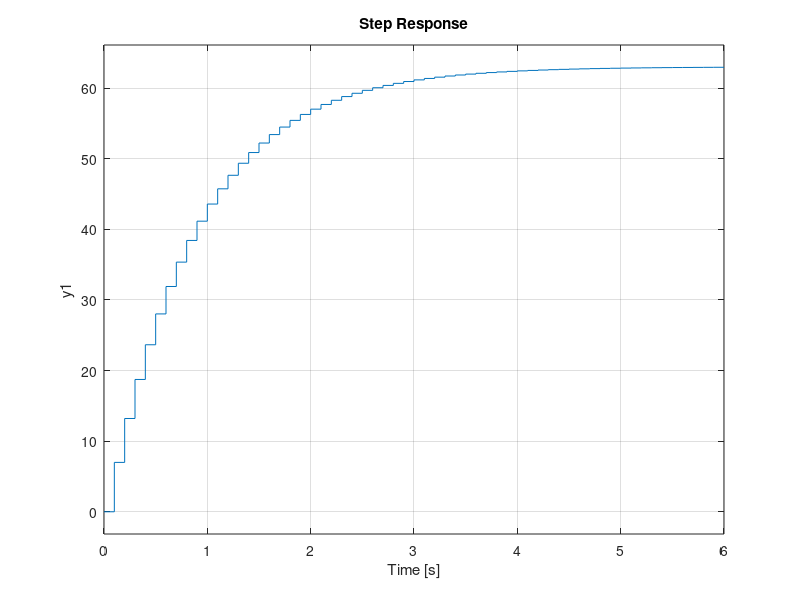

Reproduce this figure in MATLAB. (Note: this script raises an error after producing the figure.)
A = [
0
2
9
14
19
24
29
32
36
39
42
45
47
49
50
52
54
55
55
57
58
58
59
59
60
61
61
61
61
61
62
62
62
61
62
63
62
62
62
63
62
62
63
62
63
62
63
62
63
62
63
62
62
63
62
62
63
62
62
63
62
62
62
62
62
62
62
62
62
62
63
62
62
62
63
62
62
62
62
63
62
62
62
62
62
63
62
62
62
63
62
62
63
62
63
62
63
62
62
63
62
63
62
62
63
62
62
62
62
63
62
62
63
62
63
62
63
62
63
63
63
62
63
63
63
62
63
63
62
63
63
62
63
62
63
63
62
63
62
63
62
63
62
63
62
62
63
62
63
62
62
63
63
62
63
62
63
62
63
63
62
63
62
63
62
63
63
63
62
63
62
63
63
62
63
63
63
62
63
63
63
63
63
64
63
63
64
63
63
63
64
63
63
63
63
63
63
63
63
63
63
63
63
63
63
63
63
63
63
63
63
63
63
63
63
63
63
63
63
64
63
63
63
63
64
63
63
63
63
64
63
64
63
64
63
63
64
63
64
63
64
63
64
63
63
64
63
64
64
63
64
64
64
64
64
64
]

B = [
0
1
2
3
4
5
6
7
8
9
10
11
12
13
14
15
16
17
18
19
20
21
22
23
24
25
26
27
28
29
30
31
32
33
34
35
36
37
38
39
40
41
42
43
44
45
46
47
48
49
50
51
52
53
54
55
56
57
58
59
60
61
62
63
64
65
66
67
68
69
70
71
72
73
74
75
76
77
78
79
80
81
82
83
84
85
86
87
88
89
90
91
92
93
94
95
96
97
98
99
100
101
102
103
104
105
106
107
108
109
110
111
112
113
114
115
116
117
118
119
120
121
122
123
124
125
126
127
128
129
130
131
132
133
134
135
136
137
138
139
140
141
142
143
144
145
146
147
148
149
150
151
152
153
154
155
156
157
158
159
160
161
162
163
164
165
166
167
168
169
170
171
172
173
174
175
176
177
178
179
180
181
182
183
184
185
186
187
188
189
190
191
192
193
194
195
196
197
198
199
200
201
202
203
204
205
206
207
208
209
210
211
212
213
214
215
216
217
218
219
220
221
222
223
224
225
226
227
228
229
230
231
232
233
234
235
236
237
238
239
240
241
242
243
244
245
246
247
248
249
250
251
252
253
254
255
]

%% PULSOS/100ms


t = B.*0.1;
y = A
figure(1); clf();
plot(t,y,'b')
xlim([0 30]);
ylim([0 75]); grid on; hold on;
%step(Gs,260)

num = [63/5]
den = [0.85 1]
Gs = tf(num,den)
figure(1)
step(5*Gs)

T = 0.1
Gz = c2d(Gs,T,'zoh'); Gz
step(5*Gz)

rltool(Gz)